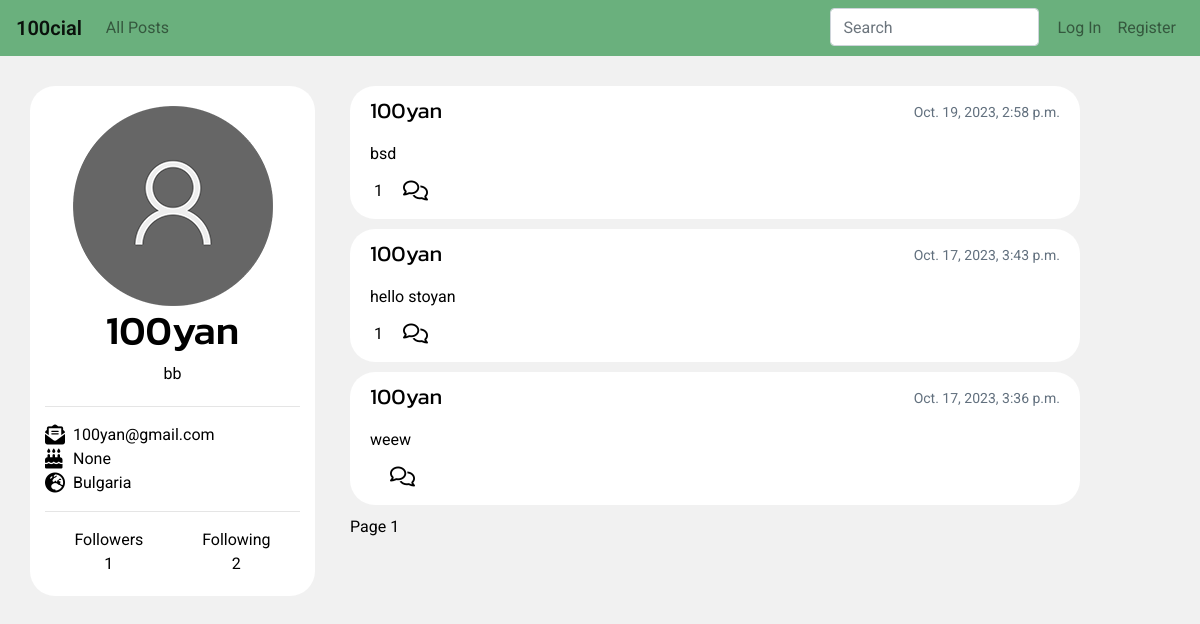
/user/2, run on an earlier commit of the app's database.
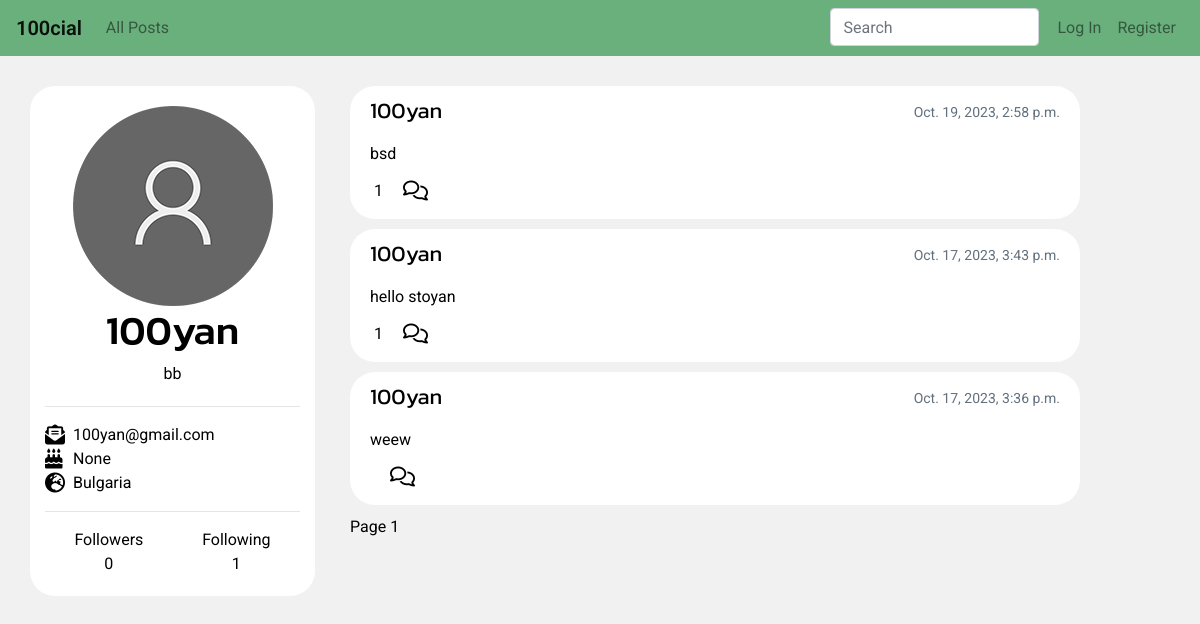
And on a later commit of the database.
### network/models.py (models this page shows, shortened)
class User(AbstractUser):
    following = models.ManyToManyField('self', related_name='followers', blank=True)
    birthday = models.DateField(blank=True, null=True)
    nationality = CountryField(null=True)
    profile_pic = models.ImageField(upload_to="profile_pics", default='profile_pics/default.png')
    description = models.TextField(max_length=600, null=True)
    followed_by = models.IntegerField(blank=True, null=True, default=0)

### network/views.py (the view, shortened to what this page needs)
# urls.py: path('user/<int:id>', views.user_profile, name='user'),
def user_profile(request, id):
    user = User.objects.get(pk=id)
    post_list = Post.objects.filter(author=user).order_by('-timestamp')
    comments = Comment.objects.filter(post__in=post_list).order_by("-timestamp")
    p = Paginator(post_list, 10)
    page = request.GET.get('page')
    posts = p.get_page(page)
    context = {
        'profile': user,
        'posts': posts,
        'all_comments': comments,
        'create_post': PostForm,
        'add_comment': CommentForm,
        'user_details': UserDetails,
    }
    try:
        context['follows'] = status
    except UnboundLocalError:
        pass
    return render(request, 'network/user_profile.html', context)

### network/models.py (called while the page is built)
    def likes_count(self) -> int:
        return self.likes.all().count()

### network/templates/network/user_profile.html (shortened to what this page needs)
{% extends 'network/layout.html' %}
{% block body %}
<div class="container" id="default-view">
    <div class="row">
        <div class="col-lg-3 profile">
            <div id="profile-heading">
                <img id="user-profile-pic"src="{{ profile.profile_pic.url }}" alt="profile picture">
                <h1>{{ profile }}</h1>
                <span id="user-description">{{ profile.description }}</span>
            </div>
            <hr>
            <div id="profile-details">
                <i class="fa-solid fa-envelope-open-text fa-lg mr-2"></i>{{ profile.email }}
                <span id="user-birthday"><i class="fa-solid fa-cake-candles fa-lg mr-2"></i>{{ profile.birthday }}</span>
                <span id="user-nationality"><i class="fa-solid fa-earth-europe fa-lg mr-2"></i>{{ profile.nationality.name }}</span>
                <hr>
                <div id="display-followers">
                    <div>
                        Followers
                        <span id="user-followers"> {{ profile.followed_by }}</span>
                    </div>
                    <div>
                        Following
                        <span id="user-following">{{ profile.following.count }}</span>
                    </div>
                </div>
            </div>
        </div>
        <div class="col-lg-8">
            {% include "network/content.html" %}
        </div>
    </div>
</div>
{% endblock %}

What changed in the data, as far as the page shows it:
changed User "100yan": followed_by "1" → "0"; following.count "2" → "1"
